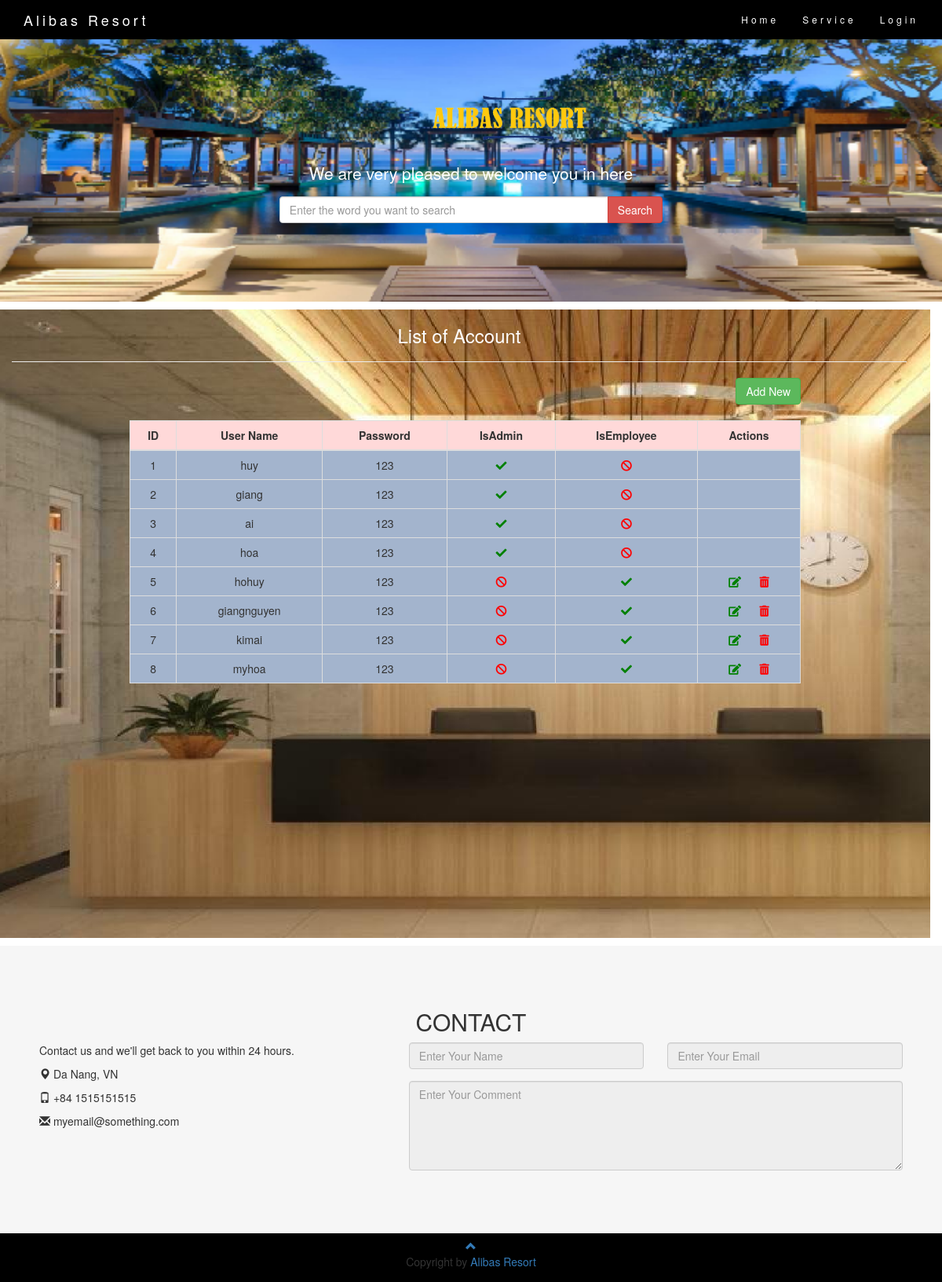
/pages/account/ListAccount.php, run on the app's committed database.
### tables this page shows
CREATE TABLE IF NOT EXISTS `user` (
  `id` INT NOT NULL AUTO_INCREMENT,
  `username` VARCHAR(450) NOT NULL,
  `password` VARCHAR(450) NOT NULL,
  `isAdmin` boolean NOT NULL,
  `isEmployee` boolean NOT NULL,
  PRIMARY KEY (`id`));

### config/pages/account/search.php (called while the page is built)
<?php include "../../config/connection/Dbcon.php";
global $con;
?>
<?php
if (isset($_POST['submit'])) {
    $srch = $_POST['txtSearchValue'];
    $result = mysqli_query($con, "select * FROM `user` where
        `username` like '%$srch%'
    or password like '%$srch%'
    or `isAdmin` like '%$srch%'
    or `isEmployee` like '%$srch%' ;");
}else{  $srch = null;
		$result = mysqli_query($con, "select * from user"); }?>

### pages/account/ListAccount.php (the view, shortened to what this page needs)
<!DOCTYPE html>
<html>
<head>
	<?php include "../../includes/head.php" ?>
	<link rel="stylesheet" href="https://cdnjs.cloudflare.com/ajax/libs/font-awesome/5.15.4/css/all.min.css" />
</head>
<body>
	<nav class="navbar navbar-default navbar-fixed-top">
		<div class="container">
			<div class="navbar-header">
				<a class="navbar-brand" href="../../index.php">Alibas Resort</a>
			</div>
			<div class="collapse navbar-collapse" id="myNavbar">
				<ul class="nav navbar-nav navbar-right">
					<li class="nav-item"><a class="nav-link" href="">
							<?php include "../../config/pages/account/delete.php";
							?>
						</a></li>
					<li class="nav-item"><a class="nav-link" href="../../index.php">Home</a></li>
					<li class="nav-item"><a class="nav-link" href="../../Service.php">Service</a></li>
					<?php if (!isset($_SESSION['username'])) {
						echo '<li class="nav-item"><a class="nav-link" href="../../login.php">Login</a></li> ';
					} ?>
				</ul>
			</div>
		</div>
	</nav>
	<div class="jumbotron text-center">
		<a href="../../index.php"><img src="../../image/logo.png" alt="Image" class="img-responsive" style="width: 20%; margin-left: 500px;"></a>
		<p>We are very pleased to welcome you in here</p>
		<?php include "../../config/pages/account/search.php"; ?>
		<form class="form-inline" action="" method="post">
			<div class="input-group">
				<input type="search" name="txtSearchValue" value="<?= $srch ?>" class="form-control" size="50" placeholder="Enter the word you want to search">
				<div class="input-group-btn">
					<button name="submit" type="submit" class="btn btn-danger">Search</button>
				</div>
			</div>
		</form>
	</div>
	<div class="row bg-img">
		<div class="container">
			<h3 class="text-center h3">List of Account</h3>
			<hr>
			<div class="container text-left">
				<a href="../../pages/account/CreateAccount.php" class="btn btn-success">Add
					New</a>
			</div>
			<br>
			<table class="table table-bordered ">
				<thead class="thead-light">
					<tr>
						<th class="text-center">ID</th>
						<th class="text-center">User Name</th>
						<th class="text-center">Password</th>
						<th class="text-center">IsAdmin</th>
						<th class="text-center">IsEmployee</th>
						<th class="text-center">Actions</th>
					</tr>
				</thead>
				<tbody>
					<?php while ($row = mysqli_fetch_assoc($result)) : ?>
						<tr>
							<td class="text-center"><?= $row['id'] ?></td>
							<td class="text-center"><?= $row['username'] ?></td>
							<td class="text-center"><?= $row['password'] ?></td>
							<td class="text-center">
								<?php if ($row['isAdmin'] == true) echo '<i class="fa fa-check"></i> ' ?>
								<?php if ($row['isAdmin'] == false) echo '<i class="fa fa-ban"></i> ' ?>
							</td>
							<td class="text-center">
								<?php if ($row['isEmployee'] == true) echo '<i class="fa fa-check"></i> ' ?>
								<?php if ($row['isEmployee'] == false) echo '<i class="fa fa-ban"></i> ' ?>
							</td>
							<td class="text-center">
								<?php if ($row['isAdmin'] == false || $row['isEmployee'] == true) { ?>
									<a href="EditAccount.php?id=<?= $row['id'] ?>"><i class="fas fa-edit"></i></a>
									<a href="#" onclick="showMess(<?= $row['id'] ?>)"><i class="fas fa-trash-alt"></i></a>
								<?php } ?>
							</td>
						</tr>
					<?php endwhile; ?>
				</tbody>
			</table>
		</div>
	</div>
	<?php include "../../includes/footer.php" ?>
</body>
</html>

### includes/head.php (shortened to what this page needs)
<link rel="stylesheet" href="https://maxcdn.bootstrapcdn.com/bootstrap/3.4.1/css/bootstrap.min.css">

### includes/footer.php (shortened to what this page needs)
<div class="container-fluid bg-grey">
  <h2 class="text-center">CONTACT</h2>
  <div class="row">
    <div class="col-sm-5">
      <p>Contact us and we'll get back to you within 24 hours.</p>
      <p><span class="glyphicon glyphicon-map-marker"></span> Da Nang, VN</p>
      <p><span class="glyphicon glyphicon-phone"></span> +84 1515151515</p>
      <p><span class="glyphicon glyphicon-envelope"></span> myemail@something.com</p>
    </div>
    <div class="col-sm-7">
      <div class="row">
        <div class="col-sm-6 form-group">
          <input class="form-control" id="name" name="name" placeholder="Enter Your Name" type="text" readonly>
        </div>
        <div class="col-sm-6 form-group">
          <input class="form-control" id="email" name="email" placeholder="Enter Your Email" type="email" readonly>
        </div>
      </div>
      <textarea class="form-control" id="comments" name="comments" placeholder="Enter Your Comment" rows="5" readonly></textarea><br>
    </div>
  </div>
</div>
<footer class="container-fluid2 bg-black text-center">
  <a href="#myPage" title="To Top">
    <span class="glyphicon glyphicon-chevron-up"></span>
  </a>
  <p>Copyright by  <a href="#">Alibas Resort</a></p>
</footer>

### includes/head.php (style rules this page uses)
.jumbotron { background-image: url('image/image2.png'); background-size: cover; color: #ffffff; padding: 100px 25px; margin-bottom: 0; }
.bg-grey { background-color: #f6f6f6; }
.bg-black { background-color: black; }
.container-fluid { padding: 60px 50px; }
.container-fluid2 { padding: 6px 50px; }
.bg-img { background-image: url('image/imagenavbar.jpg'); }
.navbar { margin-bottom: 0; background-color: black; z-index: 9999; border: 0; font-size: 12px !important; line-height: 1.42857143 !important; letter-spacing: 4px; border-radius: 0; }
.navbar li a, .navbar .navbar-brand { color: #fff !important; }

### pages/account/ListAccount.php (style rules this page uses)
.jumbotron { background-image: url('../../image/image2.png'); background-size: cover; color: #ffffff; padding: 100px 25px; margin-bottom: 0; }
.bg-grey { background-color: #f6f6f6; }
.bg-black { background-color: black; }
.container-fluid { padding: 60px 50px; }
.container-fluid2 { padding: 6px 50px; }
.bg-img { background-image: url('../../image/imagenavbar.jpg'); }
.navbar { margin-bottom: 0; background-color: black; z-index: 9999; border: 0; font-size: 12px !important; line-height: 1.42857143 !important; letter-spacing: 4px; border-radius: 0; }
.navbar li a, .navbar .navbar-brand { color: #fff !important; }
.bg-img { background-image: url('../../image/quayletan.jpg'); background-repeat: no-repeat; background-size: cover; width: 100%; height: 100vh; overflow: auto; margin-top: 1rem; margin-bottom: 1rem; }
.h3 { color: white; }
.table { background-color: #a3b4cd; width: 75%; margin-bottom: 7rem; margin-left: 150px; }
.thead-light { background-color: #ffd9d9; }
.text-left { text-align: end !important; margin-left: -150px; }
.fa-check { color: green; }
.fa-ban { color: red; }
.fa-edit { color: green; }
.fa-trash-alt { color: red; }

### data on the page
user: id "1", username "huy", password "123", isAdmin 1 (drawn), isEmployee 0 (drawn)
user: id "2", username "giang", password "123", isAdmin 1 (drawn), isEmployee 0 (drawn)
user: id "3", username "ai", password "123", isAdmin 1 (drawn), isEmployee 0 (drawn)
user: id "4", username "hoa", password "123", isAdmin 1 (drawn), isEmployee 0 (drawn)
user: id "5", username "hohuy", password "123", isAdmin 0 (drawn), isEmployee 1 (drawn)
user: id "6", username "giangnguyen", password "123", isAdmin 0 (drawn), isEmployee 1 (drawn)
user: id "7", username "kimai", password "123", isAdmin 0 (drawn), isEmployee 1 (drawn)
user: id "8", username "myhoa", password "123", isAdmin 0 (drawn), isEmployee 1 (drawn)
